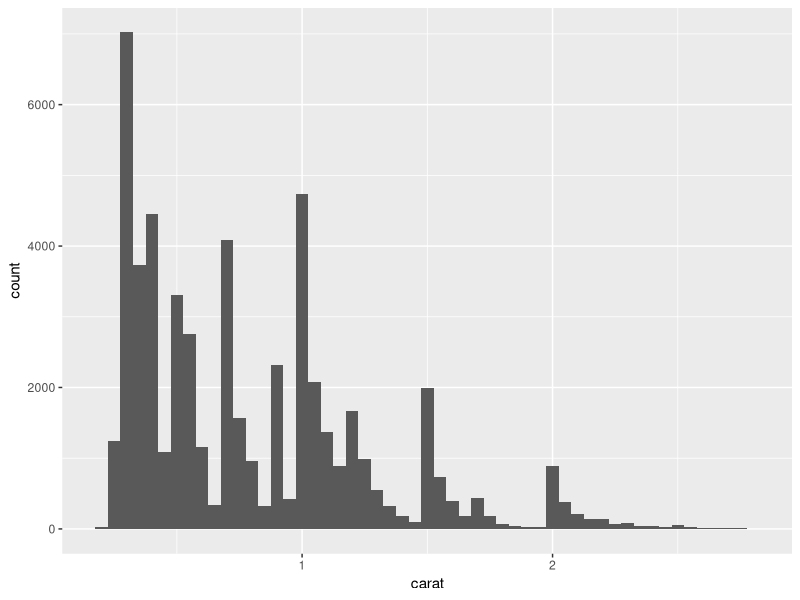

The R source for this figure:
# Chapter 10: Exploratory data analysis

library(tidyverse)

diamonds |>
  filter(carat < 3) |>
  ggplot(aes(carat)) +
  geom_histogram(binwidth = 0.05)
